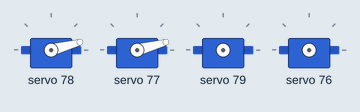
A sketch run on a simulated Arduino Uno, built with avr-gcc and run on an emulated ATmega328P. Parts: 4 × servo.

Above: at 0.2 s.
At 6.0 s:
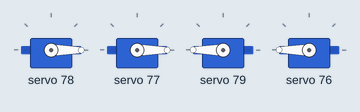
At 11.4 s:
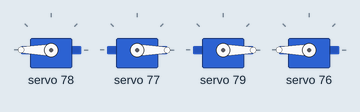
At 16.08 s:
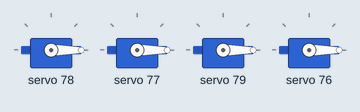
At 22.1 s:
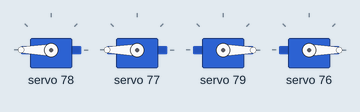
At 38.1 s:
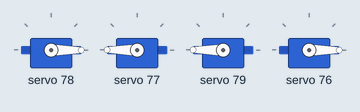
Timing chart, 0 to 39.6 s (numbered marks = the images above):
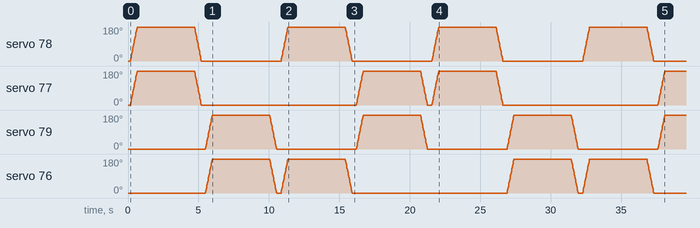

The sketch:

pca9685_driver_test.ino
```cpp
/*
  Пример работы с ШИМ драйвером PCA9685
  Created by Rostislav Varzar
*/
#include <Wire.h>
#include <Adafruit_PWMServoDriver.h>

Adafruit_PWMServoDriver pwm = Adafruit_PWMServoDriver(0x70);

void setup() {
  // Инициализация последовательного порта
  Serial.begin(115200);
  // Инициализация драйвера
  Wire.begin();
  pwm.begin();
  // Частота (Гц)
  pwm.setPWMFreq(100);
  // Все порты выключены
  pwm.setPWM(8, 0, 4096);
  pwm.setPWM(9, 0, 4096);
  pwm.setPWM(10, 0, 4096);
  pwm.setPWM(11, 0, 4096);
}

void loop() {
  for (int i = 0; i <= 100; i++) {
    motorA_setpower(i, false);
    motorB_setpower(i, true);
    delay(25);
  }
  for (int i = 100; i >= -100; i--) {
    motorA_setpower(i, false);
    motorB_setpower(i, true);
    delay(25);
  }
  for (int i = -100; i <= 0; i++) {
    motorA_setpower(i, false);
    motorB_setpower(i, true);
    delay(25);
  }
  for (int i = 0; i <= 100; i++) {
    motorA_setpower(i, false);
    motorB_setpower(i, false);
    delay(25);
  }
  for (int i = 100; i >= -100; i--) {
    motorA_setpower(i, false);
    motorB_setpower(i, false);
    delay(25);
  }
  for (int i = -100; i <= 0; i++) {
    motorA_setpower(i, false);
    motorB_setpower(i, false);
    delay(25);
  }

}

// Мощность мотора "A" от -100% до +100% (от знака зависит направление вращения)
void motorA_setpower(float pwr, bool invert)
{
  // Проверка, инвертирован ли мотор
  if (invert)
  {
    pwr = -pwr;
  }
  // Проверка диапазонов
  if (pwr < -100)
  {
    pwr = -100;
  }
  if (pwr > 100)
  {
    pwr = 100;
  }
  int pwmvalue = fabs(pwr) * 40.95;
  if (pwr < 0)
  {
    pwm.setPWM(10, 0, 4096);
    pwm.setPWM(11, 0, pwmvalue);
  }
  else
  {
    pwm.setPWM(11, 0, 4096);
    pwm.setPWM(10, 0, pwmvalue);
  }
}

// Мощность мотора "B" от -100% до +100% (от знака зависит направление вращения)
void motorB_setpower(float pwr, bool invert)
{
  // Проверка, инвертирован ли мотор
  if (invert)
  {
    pwr = -pwr;
  }
  // Проверка диапазонов
  if (pwr < -100)
  {
    pwr = -100;
  }
  if (pwr > 100)
  {
    pwr = 100;
  }
  int pwmvalue = fabs(pwr) * 40.95;
  if (pwr < 0)
  {
    pwm.setPWM(8, 0, 4096);
    pwm.setPWM(9, 0, pwmvalue);
  }
  else
  {
    pwm.setPWM(9, 0, 4096);
    pwm.setPWM(8, 0, pwmvalue);
  }
}
```
